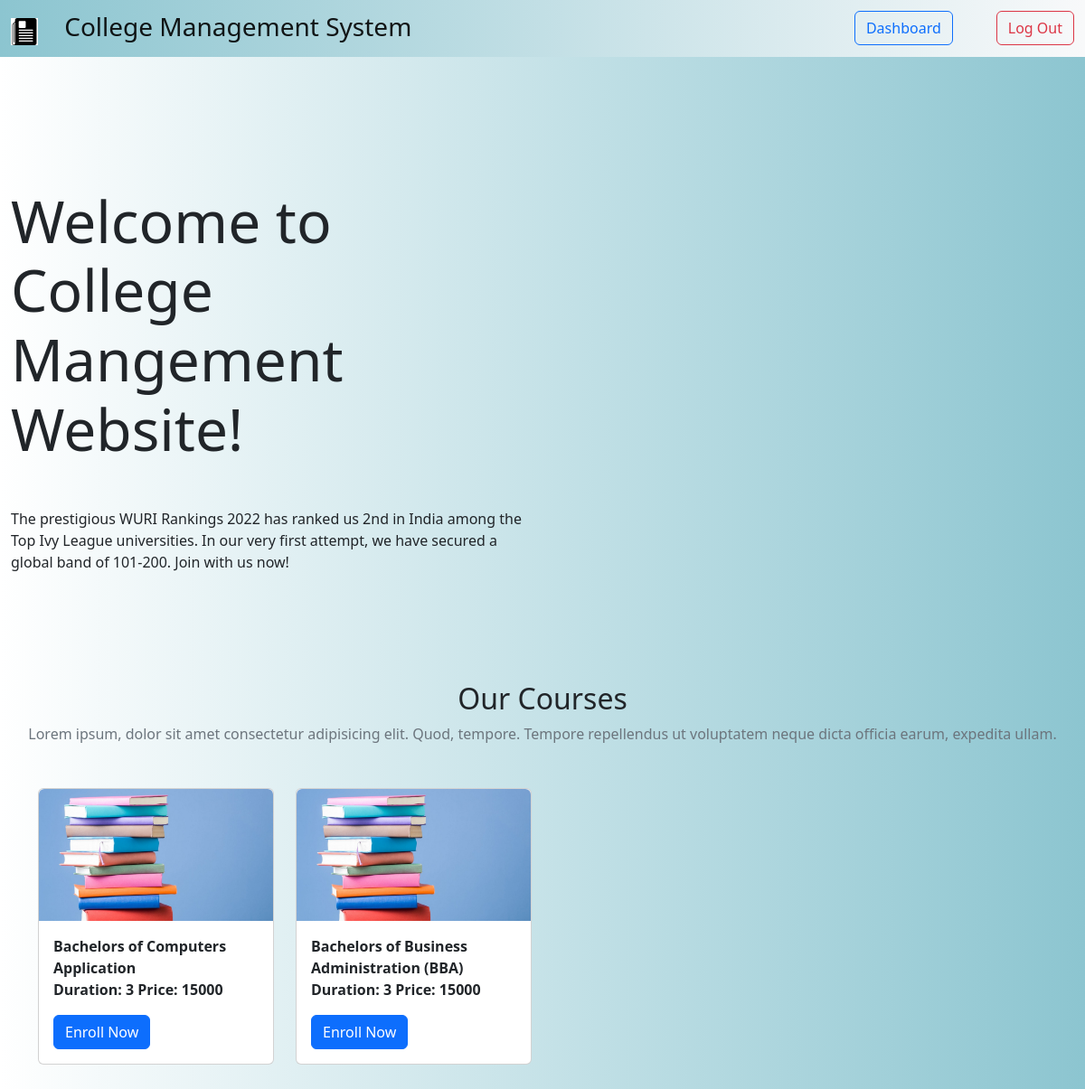
Page / (signed in) on the committed database.
### tables this page shows
CREATE TABLE IF NOT EXISTS `courses` (
  `id` int NOT NULL AUTO_INCREMENT,
  `course_name` text NOT NULL,
  `category` text NOT NULL,
  `duration` int NOT NULL,
  `price` int NOT NULL,
  `date_added` datetime NOT NULL DEFAULT CURRENT_TIMESTAMP,
  `course_image` text NOT NULL,
  PRIMARY KEY (`id`)
);

### index.php (the view, shortened to what this page needs)
<?php include('includes/config.php'); ?>
<!DOCTYPE html>
<html lang="en">
<head>
  <link href="https://cdn.jsdelivr.net/npm/bootstrap@5.2.0-beta1/dist/css/bootstrap.min.css" rel="stylesheet">
  <link rel="stylesheet" href="style.css">
</head>
<body style="background: linear-gradient(-450deg, #8cc5d0, transparent);">
  <nav class="navbar navbar-expand-lg bg-light" style="background: linear-gradient(450deg, #8cc5d0, transparent);">
    <div class="container-fluid">
      <a href="index.php" class="navbar-brand">
        <img id="college-logo" src="images/logo.svg" alt="College Logo" draggable="false" height="30" />
        <span class="mx-4 h3">College Management System</span>
      </a>
      <div class="collapse navbar-collapse" id="navbarSupportedContent">
        <?php if (!isset($_SESSION['signIn']) and !isset($_SESSION['student'])) { ?>
          <form class="d-flex float-right" role="search">
            <a class="btn btn-outline-success" href="signIn.php">Sign In</a>
          </form>
        <?php } else { ?>
          <form class="d-flex" role="search">
            <a class="btn btn-outline-primary me-5" href= <?php if(isset($_SESSION['student'])){echo "./student/dashboard.php";} else {echo "./admin/dashboard.php";}?>>Dashboard</a>
          </form>
          <form class="d-flex" role="search">
            <a class="btn btn-outline-danger" href="actions/logout.php">Log Out</a>
          </form>
        <?php } ?>
      </div>
    </div>
  </nav>
  <div class="container-fluid my-5">
    <div class="row">
      <div class="col-lg-6 my-5">
        <h1 class="display-3 my-5">Welcome to College Mangement Website!</h1>
        <p class="my-4">The prestigious WURI Rankings 2022 has ranked us 2nd in India among the Top Ivy League
          universities. In our very first attempt, we have secured a global band of 101-200. Join with us now!</p>
      </div>
<section class="py-5">
  <div class="text-center mb-5">
    <h2 class="font-weight-bold">Our Courses</h2>
    <p class="text-muted">Lorem ipsum, dolor sit amet consectetur adipisicing elit. Quod, tempore. Tempore repellendus ut voluptatem neque dicta officia earum, expedita ullam.</p>
  </div>
  <div class="container">
    <div class="row">
      <?php
      $query = mysqli_query($con, "SELECT * FROM courses ORDER BY id DESC LIMIT 0, 8");
      while($course = mysqli_fetch_object($query)) {
      ?>
      <div class="col-lg-3 mb-4">
        <div class="card">
          <div><img src="dist/uploads/<?php echo $course->course_image; ?>" class="img-fluid rounded-top" alt="Course Picture"></div>
          <div class="card-body">
            <b><?php echo $course->course_name; ?></b>
            <p class="card-text">
              <b>Duration: <?php echo $course->duration; ?></b>
              <b>Price: <?php echo $course->price ?></b>
            </p>
            <button class="btn btn-primary">Enroll Now</button>
          </div>
        </div>
      </div>
      <?php } ?>
    </div>
  </div>
</section>
</body>
</html>

### rows in the picture
courses: course_image (picture), course_name "Bachelors of Computers Application", duration "3", price "15000"
courses: course_image (picture), course_name "Bachelors of Business Administration (BBA)", duration "3", price "15000"
